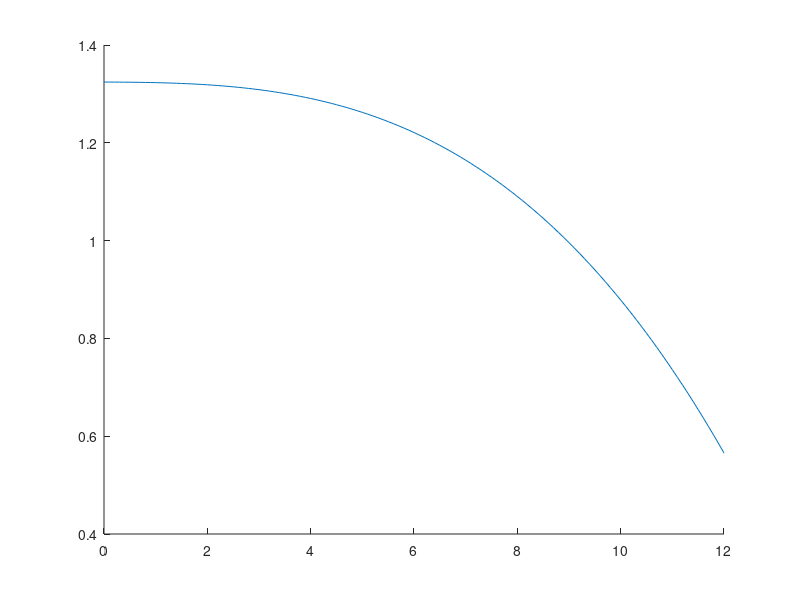

Here is the MATLAB script that generated this plot:
ke_ae = 8494.7;
r = 150;
angs1 = 0:0.1:12;
angs = angs1 * pi/180;
L = length(angs);
dys = nan(1,L);

for i = 1:L
     
  
        % altitudes of the lowest layer
        %h1 = sqrt((vx - x0/1000).^2 + (vy - y0/1000).^2)*tan(vD(k).a*pi/180);
        %h2 = sqrt((vx - x0/1000).^2 + (vy - y0/1000).^2)*tan((vD(k).a+vD(k+1).a)/2*pi/180);
        
        h1 = sqrt(r^2 + ke_ae^2 + 2*r*ke_ae*sin(angs(i)))-ke_ae;
        h2 = r*tan(angs(i));
        dys(i) = h1 - h2;
end

%figure
hold all
plot(angs1,dys)